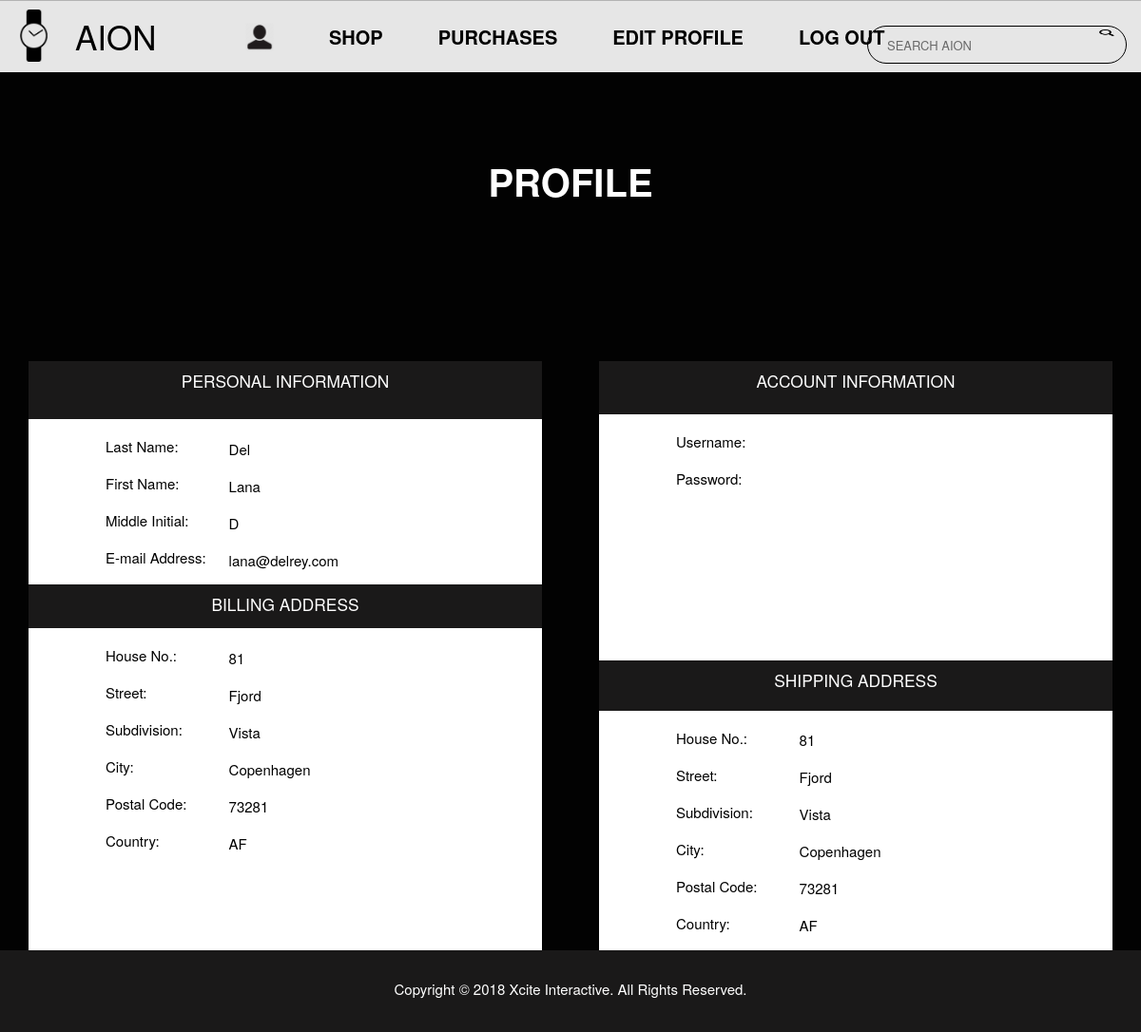
/aionApp/profilePage/ (signed in), run on an earlier commit of the app's database.
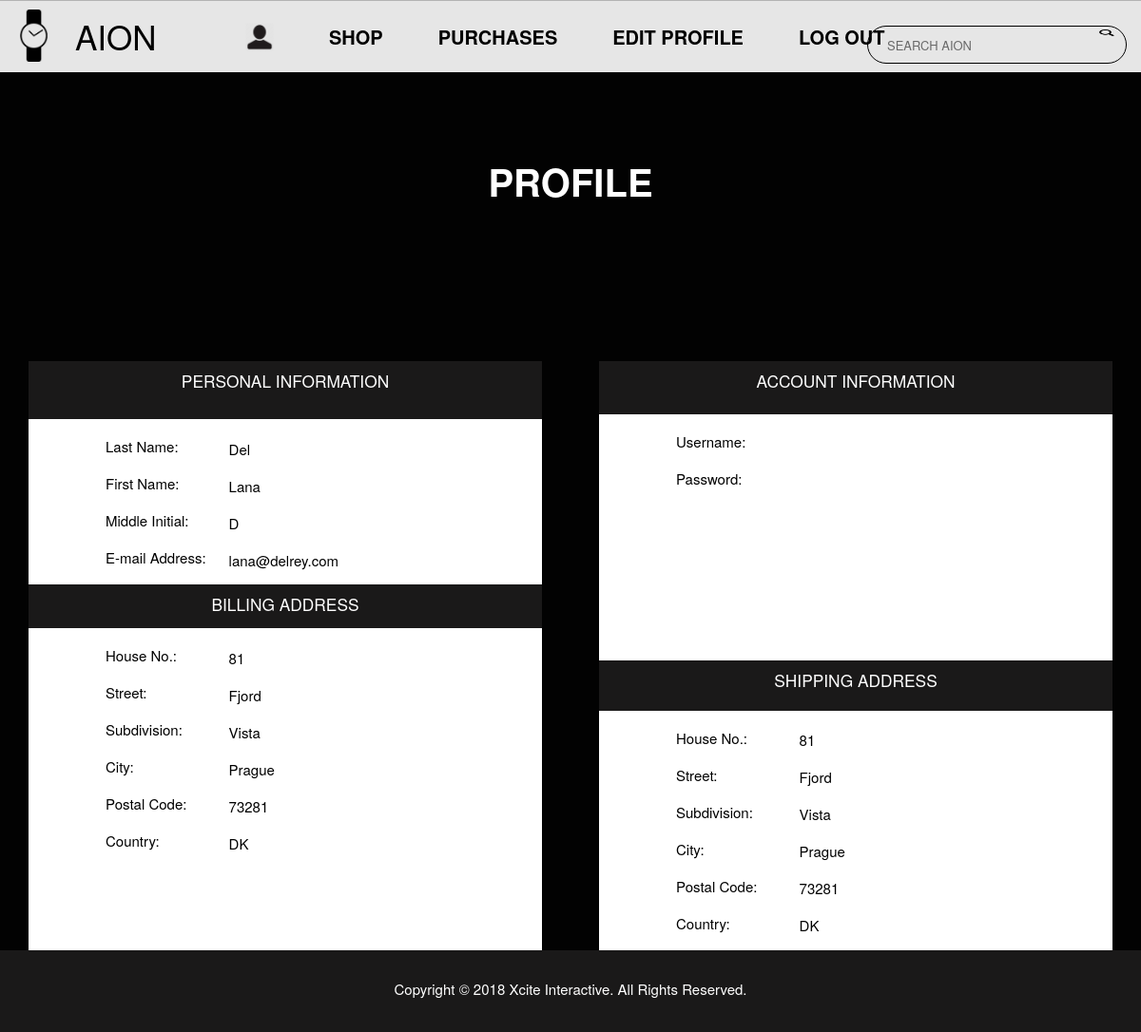
And on a later commit of the database.
### aionApp/models.py (models this page shows, shortened)
class user(models.Model):
    user_id = models.AutoField(primary_key=True)
    last_name = models.CharField(max_length=64)
    first_name = models.CharField(max_length=64)
    middle_initial = models.CharField(max_length=3)
    user_name = models.CharField(max_length=255)
    password = models.CharField(max_length=255)
    email = models.CharField(max_length=255)
    role_type = models.CharField(max_length=16, choices=role_choices, default='3')
    billing_add=models.ForeignKey(billing_addres, default=0)
    shipping_add=models.ForeignKey(shipping_addres, default=0)

class billing_addres(models.Model):
    house_number = models.IntegerField(default=0)
    street = models.CharField(max_length=255)
    subdivision = models.CharField(max_length=255)
    city = models.CharField(max_length=255)
    postal_code = models.CharField(max_length=255)
    country = CountryField()

class shipping_addres(models.Model):
    house_number = models.IntegerField(default=0)
    street = models.CharField(max_length=255)
    subdivision = models.CharField(max_length=255)
    city = models.CharField(max_length=255)
    postal_code = models.CharField(max_length=255)
    country = CountryField()

### aionApp/views.py (the view)
def profilePage(request):
    if request.session["user"] > 0:
        currentUser = get_object_or_404(user, user_id = request.session["user"])
        context = {
                'currentUser': currentUser,
            }
    return render(request, 'aionApp/profile.html', context)

### aionApp/templates/aionApp/profile.html (shortened to what the changed rows need)
<html>
    <head>
        {% load static %}
        <link rel="stylesheet" type="text/css" href="{% static 'aionApp/profile.css' %}">
    </head>
    <body>
        <div id="registerContainer">
            <form class="addProductmodal-content animate"  action="{% url 'aionApp:signingUp' %}"method = "post">
                <div id="container1">
                    <div id="info">
                        <br>
                        <div id="align">
                            <span  class="fontUP" name="last_name">{{currentUser.last_name}}</span>
                        </div>
                        <br> <br>
                        <div id="align">
                            <span  class="fontUP" name="first_name">{{currentUser.first_name}}</span>
                        </div>
                        <br> <br>
                        <div id="align">
                            <span  class="fontUP" name="middle_initial">{{currentUser.middle_initial}}</span>
                        </div>
                        <br> <br>
                        <div id="align">
                            <span  class="fontUP" name="email">{{currentUser.email}}</span>
                        </div>
                        <br> <br>
                        <br>
                        <div id="align">
                            <span  class="fontUP" name="bHouseNum">{{currentUser.billing_add.house_number}}</span>
                        </div>
                        <br> <br>
                        <div id="align">
                            <span  class="fontUP" name="bStreet">{{currentUser.billing_add.street}} </span>
                        </div>
                        <br> <br>
                        <div id="align">
                            <span  class="fontUP" name="bSubdivision">{{currentUser.billing_add.subdivision}}</span>
                        </div>
                        <br> <br>
                        <div id="align">
                            <span  class="fontUP" name="bCity">{{currentUser.billing_add.city}}</span>
                        </div>
                        <br> <br>
                        <div id="align">
                            <span  class="fontUP" name="bPostal">{{currentUser.billing_add.postal_code}} </span>
                        </div>
                        <br> <br>
                        <div id="align">
                            <span  class="fontUP" name="bCountry">{{currentUser.billing_add.country}} </span>
                        </div>
                        <br> <br>
                    </div>
                </div>
                <div id="container3">
                    <br>
                    <div id="align2">
                        <span  class="fontUP" name="sHouseNum">{{currentUser.shipping_add.house_number}}</span>
                    </div>
                    <br> <br>
                    <div id="align2">
                        <span  class="fontUP" name="sStreet">{{currentUser.shipping_add.street}} </span>
                    </div>
                    <br> <br>
                    <div id="align2">
                        <span  class="fontUP" name="sSubdivision">{{currentUser.shipping_add.subdivision}}</span>
                    </div>
                    <br> <br>
                    <div id="align2">
                        <span  class="fontUP" name="sCity"> {{currentUser.shipping_add.city}}</span>
                    </div>
                    <br> <br>
                    <div id="align2">
                        <span  class="fontUP" name="sPostal"> {{currentUser.shipping_add.postal_code}}</span>
                    </div>
                    <br> <br>
                    <div id="align2">
                        <span  class="fontUP" name="sCountry"> {{currentUser.shipping_add.country}}</span>
                    </div>
                </div>
            </form>
        </div>
    </body>
</html>

What changed in the data, as far as the page shows it:
changed user "Del": billing_add.city "Copenhagen" → "Prague"; billing_add.country "AF" → "DK"; shipping_add.city "Copenhagen" → "Prague"; shipping_add.country "AF" → "DK"
